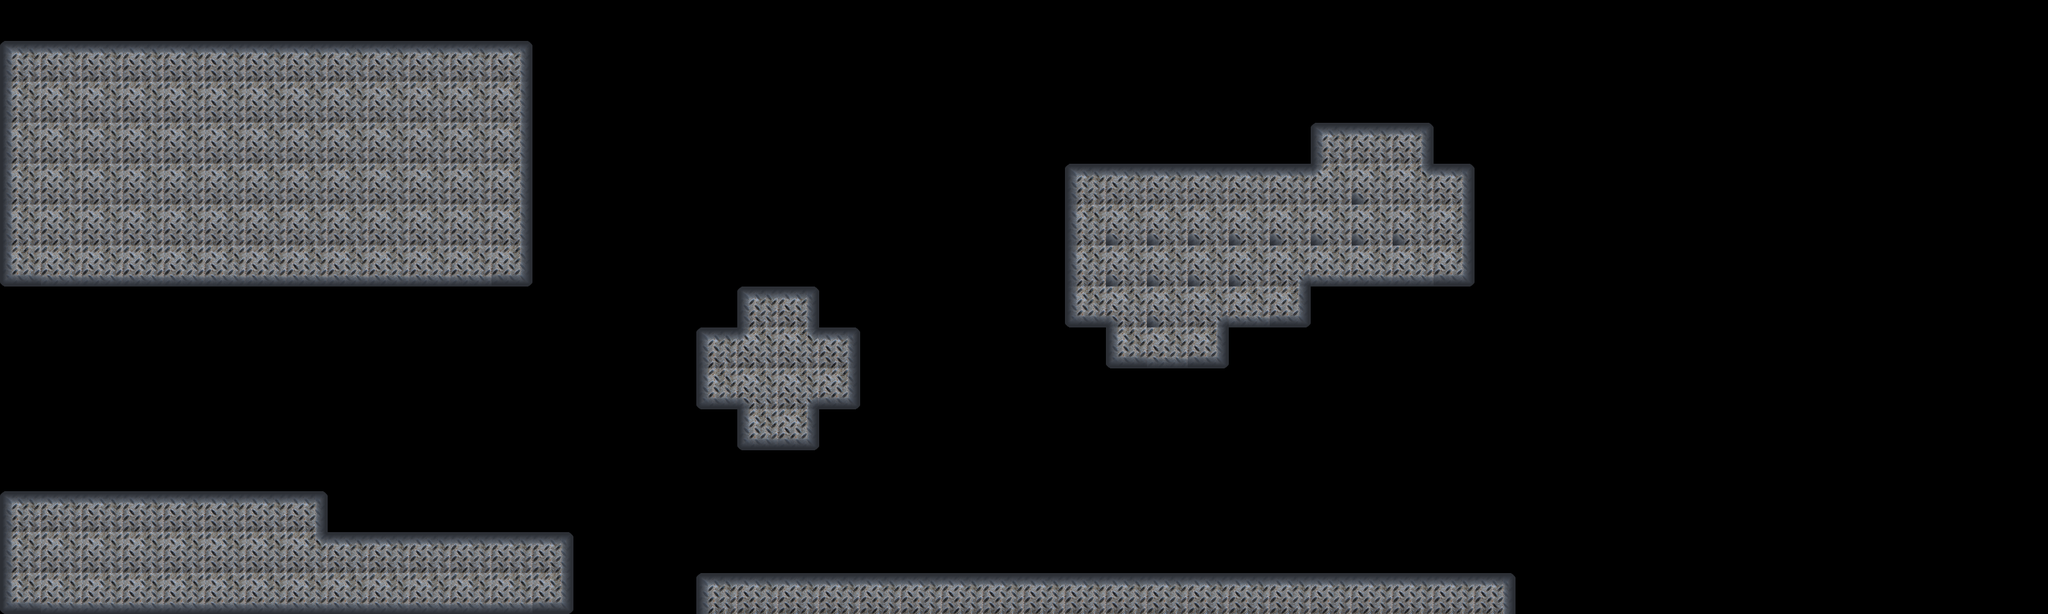

Rendered tile map (Tiled .tmx) drawn with the repository's tilesets; below, a short description and the map source with its tile grids summarised:
An orthogonal 50x15 tile map with 64x64 px tiles, 3 tile layers (bgLayer, mgLayer, fgLayer).

<map version="1.0" orientation="orthogonal" renderorder="right-down" width="50" height="15" tilewidth="64" tileheight="64">
 <tileset firstgid="1" name="blocks" tilewidth="64" tileheight="64" spacing="2" margin="2">
  <image source="../atlases/blocks.png" width="1024" height="128" />
  <tile id="0">
   <properties>
    <property name="direction" value="bottom" />
    <property name="material" value="metal" />
   </properties>
  </tile>
  <tile id="1">
   <properties>
    <property name="direction" value="bottom_left" />
    <property name="material" value="metal" />
   </properties>
  </tile>
  <tile id="2">
   <properties>
    <property name="direction" value="bottom_right" />
    <property name="material" value="metal" />
   </properties>
  </tile>
  <tile id="3">
   <properties>
    <property name="direction" value="center" />
    <property name="material" value="metal" />
   </properties>
  </tile>
  <tile id="4">
   <properties>
    <property name="direction" value="inner_bottom_left" />
    <property name="material" value="metal" />
   </properties>
  </tile>
  <tile id="5">
   <properties>
    <property name="direction" value="inner_bottom_right" />
    <property name="material" value="metal" />
   </properties>
  </tile>
  <tile id="6">
   <properties>
    <property name="direction" value="inner_top_left" />
    <property name="material" value="metal" />
   </properties>
  </tile>
  <tile id="7">
   <properties>
    <property name="direction" value="inner_top_right" />
    <property name="material" value="metal" />
   </properties>
  </tile>
  <tile id="8">
   <properties>
    <property name="direction" value="left" />
    <property name="material" value="metal" />
   </properties>
  </tile>
  <tile id="9">
   <properties>
    <property name="direction" value="right" />
    <property name="material" value="metal" />
   </properties>
  </tile>
  <tile id="10">
   <properties>
    <property name="direction" value="top" />
    <property name="material" value="metal" />
   </properties>
  </tile>
  <tile id="11">
   <properties>
    <property name="direction" value="top_left" />
    <property name="material" value="metal" />
   </properties>
  </tile>
  <tile id="12">
   <properties>
    <property name="direction" value="top_right" />
    <property name="material" value="metal" />
   </properties>
  </tile>
 </tileset>
 <layer name="bgLayer" width="50" height="15">
  <data>[750 cells, 0 non-empty, 0 distinct tile ids]</data>
 </layer>
 <layer name="mgLayer" width="50" height="15">
  <data>[750 cells, 188 non-empty, 13 distinct tile ids]</data>
 </layer>
 <layer name="fgLayer" width="50" height="15">
  <data>[750 cells, 0 non-empty, 0 distinct tile ids]</data>
 </layer>
</map>